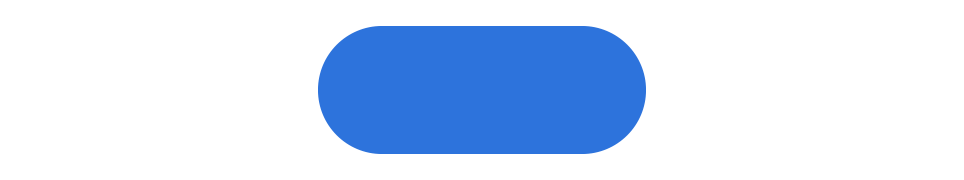
#> input picture notification_blue_all_frames.png, 964 x 180 px, found by its file name
$ python inspect_notification_shine.py
#> lines starting #> are read from the running program, lines starting #| are printed output that depends on the picture
from __future__ import annotations

import colorsys
import re
from pathlib import Path

from PIL import Image, ImageSequence


OUTPUT = Path(r"F:\img2-sc\notification_blue_all_frames.png")


def natural_key(path: Path) -> tuple[str, int]:
    match = re.match(r"(.+)_0*(\d+)$", path.stem)
    return (match.group(1), int(match.group(2))) if match else (path.stem, 0)


def luminance(pixel: tuple[int, int, int, int]) -> float:
    red, green, blue, _ = pixel
    return (0.2126 * red + 0.7152 * green + 0.0722 * blue) / 255


def main() -> None:
    with Image.open(OUTPUT) as animation:
#> animation is the input picture: PIL image 964x180 RGBA; mean R, G, B, A 10, 25.7, 49.1, 56.6
        frames = [frame.convert("RGBA") for frame in ImageSequence.Iterator(animation)]
#> frames = 180 items
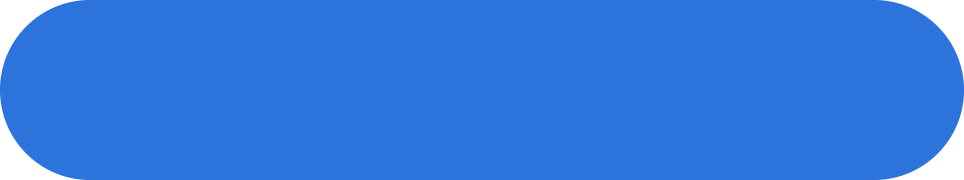
#> animation: PIL image 964x180 RGBA; mean R, G, B, A 43.3, 110.6, 211.6, 244.8; transparent parts drawn white

    for group_index, group in enumerate(("an1", "an2", "an3")):
        group_frames = frames[group_index * 60 : (group_index + 1) * 60]
        base = group_frames[0]
        base_pixels = list(base.get_flattened_data())
        print(group, f"frames={len(group_frames)} size={base.size}")
        for index in (15, 30, 45):
            frame = group_frames[index]
            shine_luminance = []
            base_luminance = []
            shine_saturation = []
            for base_pixel, frame_pixel in zip(base_pixels, frame.get_flattened_data()):
                difference = sum(abs(a - b) for a, b in zip(base_pixel[:3], frame_pixel[:3]))
                if difference > 18 and frame_pixel[3] > 0:
                    shine_luminance.append(luminance(frame_pixel))
                    base_luminance.append(luminance(base_pixel))
                    _, saturation, _ = colorsys.rgb_to_hsv(
                        frame_pixel[0] / 255, frame_pixel[1] / 255, frame_pixel[2] / 255
                    )
                    shine_saturation.append(saturation)

            delta = sum(
                shine - base_value
                for shine, base_value in zip(shine_luminance, base_luminance)
            ) / len(shine_luminance)
            print(
                f"{group}_{index:03}.png",
                f"shine_pixels={len(shine_luminance)}",
                f"shine_lum={sum(shine_luminance) / len(shine_luminance):.3f}",
                f"base_lum={sum(base_luminance) / len(base_luminance):.3f}",
                f"delta={delta:.3f}",
                f"shine_sat={sum(shine_saturation) / len(shine_saturation):.3f}",
            )


if __name__ == "__main__":
#> (the run stopped early here; a loop or call above may not have finished)
